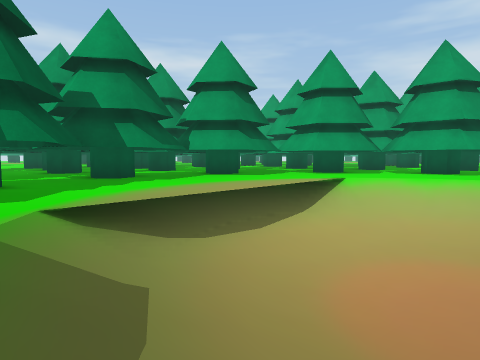
[1] (above)

24 first-person views from a walk through a 3-D level made in the Unity game engine. The camera is 1.4 m above the floor, tilts 4° down and sees 75° across. The floor is counted in squares, 2 m on a side. Each view is taken from the middle of a square. On the plan, view 1 faces up. The plan holds only what a view shows up to about 10 squares ahead; the rest is blank. The place goes on beyond the plan. The player character is not drawn.

[2]
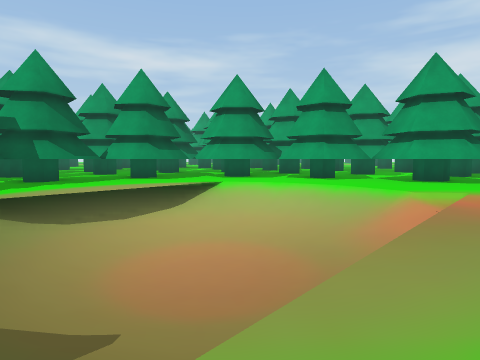

[3]
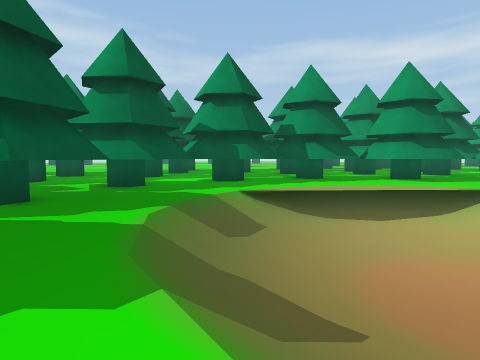

[4]
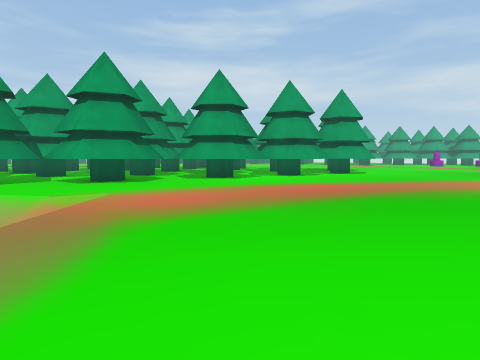

[5]
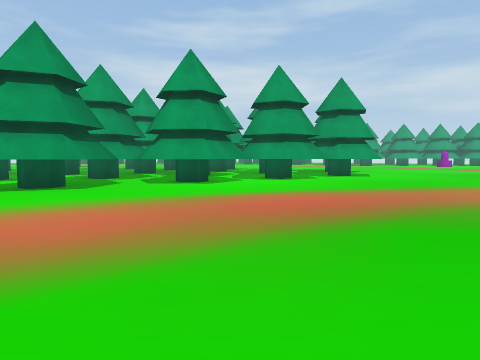

[6]
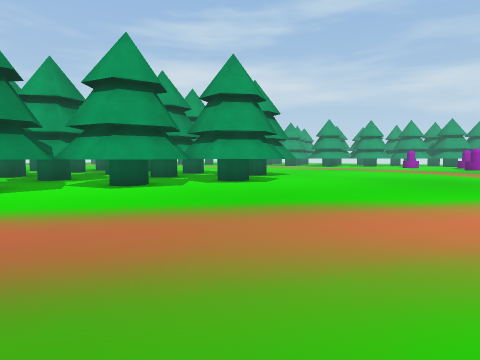

[7]
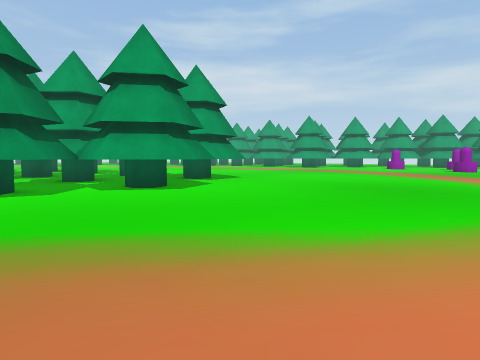

[8]
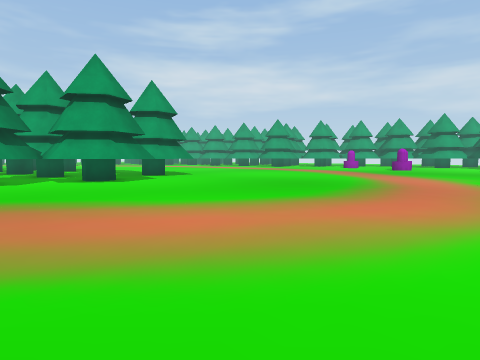

[9]
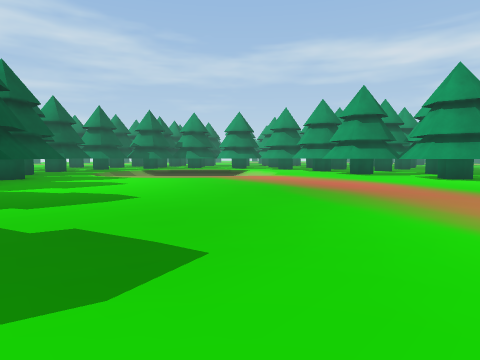

[10]
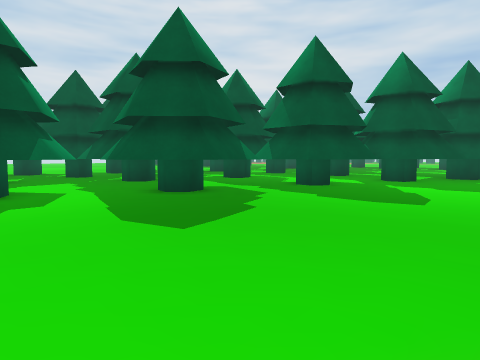

[11]
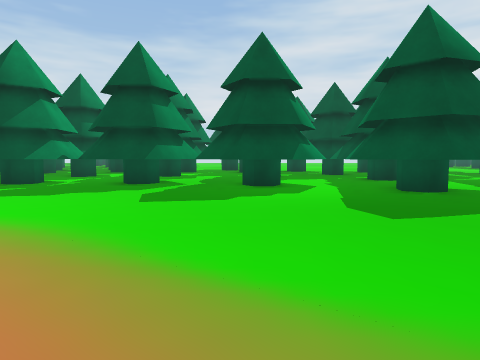

[12]
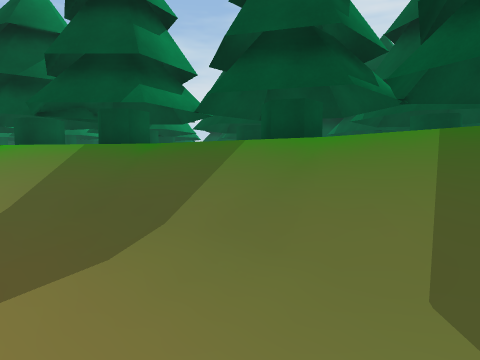

[13]
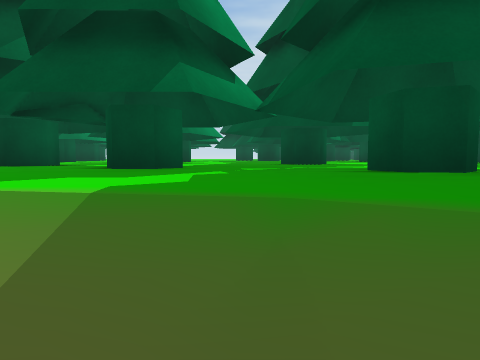

[14]
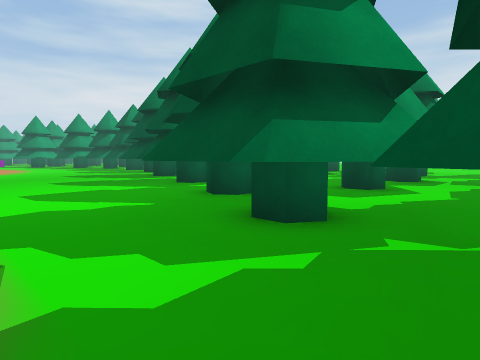

[15]
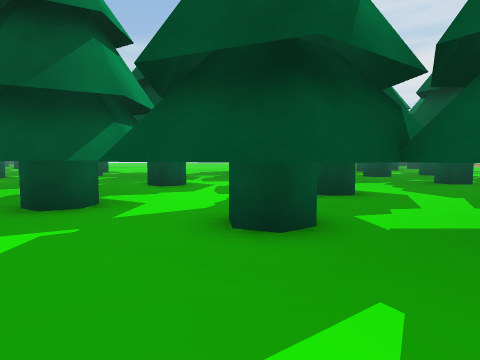

[16]
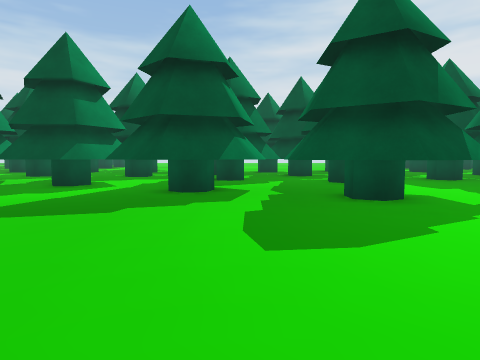

[17]
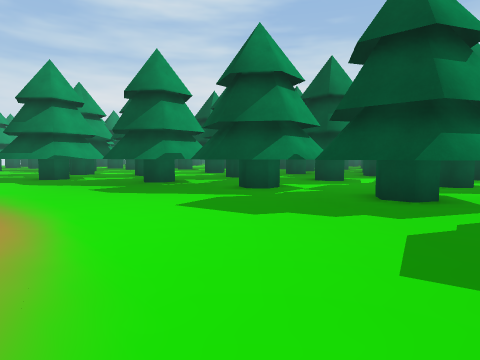

[18]
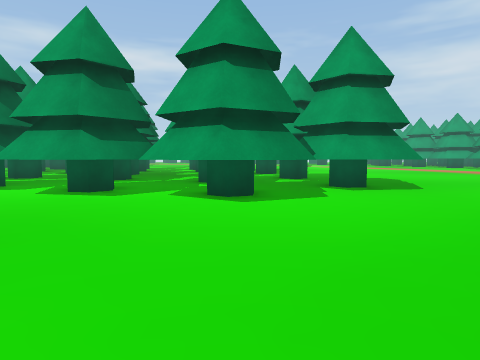

[19]
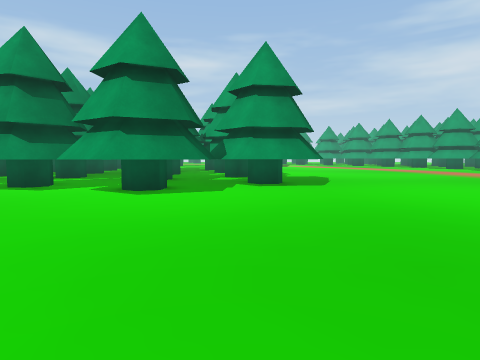

[20]
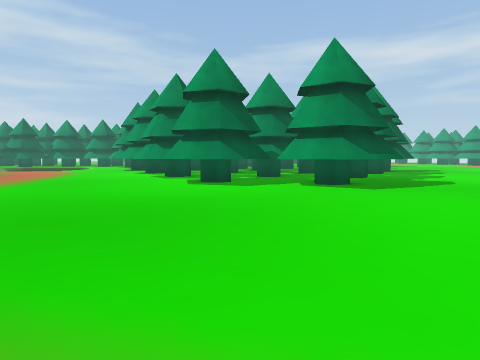

[21]
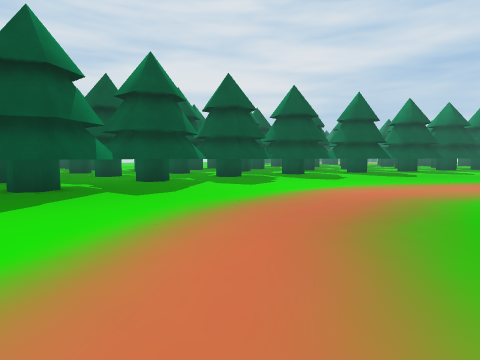

[22]
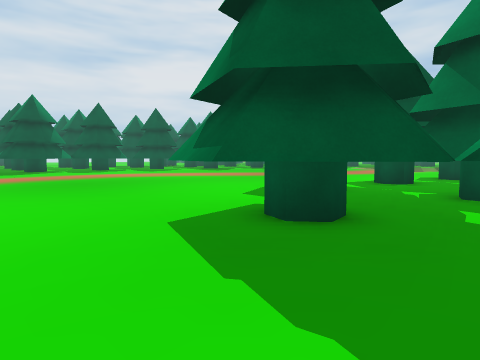

[23]
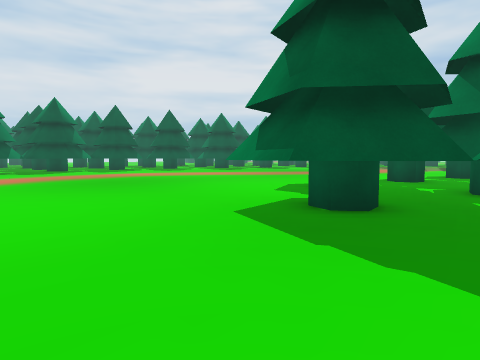

[24]
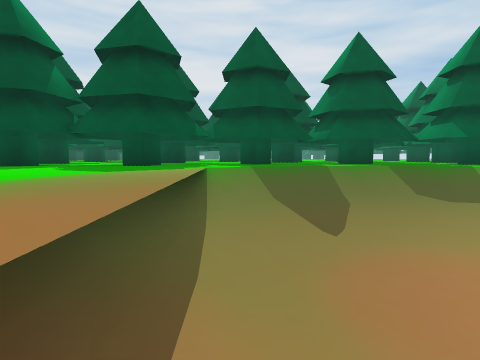

### Floor plan
Key: @ floor where view 1 was taken; # wall or solid block; . main floor; - floor 2.5 m lower than the main floor; / step, stairs or slope; T tree.
Columns run from 4 left of view 1 to 26 right of it. Each row starts with its distance up from view 1.
  9  TT##TTTTT#T   TT ##TT TT T....
  8 T#TTT....TTTT# TT TTTT## TT....
  7 T#T...///...T#TT##T TTT T##T...
  6 TTT../////...T..T#T##TT TT#T...
  5 #T..///////.....T..T#T##T......
  4 #T./////////..........TTT......
  3 T..///--///....................
  2 #..////////....................
  1 #T.///////.....................
  0 TT..@////......................
 -1 ##T..///.......................
 -2 T#TTT..........................
 -3 TTT##TTT.......................
 -4 #TT TT##TT.....................
 -5 #T TTT ###TTT..................
 -6 TT TTTTT##T##T.T...............
 -7 T.T##TTTTTT##TT#T.............T
 -8 TTTTTTT##T.T  T##.TT.....T.TTTT
 -9  TT T.T TTTT    TT##TT#TT#TT##
-10   T#T.TTT ##TTTTT   T##TT## T
-11    #T T##    T##T       T

Where each view was taken, in squares from view 1:
view 1: 0 up, 0 right, facing up
view 2: 2 down, 3 right, facing up
view 3: 2 down, 3 right, facing up-left
view 4: 2 down, 5 right, facing up-right
view 5: 1 down, 7 right, facing up-right
view 6: 2 down, 12 right, facing up-right
view 7: 2 down, 15 right, facing up-right
view 8: 5 down, 15 right, facing up-right
view 9: 6 down, 15 right, facing up-left
view 10: 2 down, 15 right, facing down-left
view 11: 1 down, 15 right, facing down
view 12: 2 up, 0 right, facing down
view 13: 0 up, 1 right, facing down
view 14: 1 down, 0 right, facing down-right
view 15: 2 down, 5 right, facing down
view 16: 1 down, 10 right, facing down
view 17: 4 down, 16 right, facing down-right
view 18: 1 down, 19 right, facing up
view 19: 2 down, 21 right, facing up
view 20: 1 down, 26 right, facing up-left
view 21: 1 down, 26 right, facing down-left
view 22: 9 up, 25 right, facing down-left
view 23: 9 up, 26 right, facing down-left
view 24: 3 up, 6 right, facing down-left
